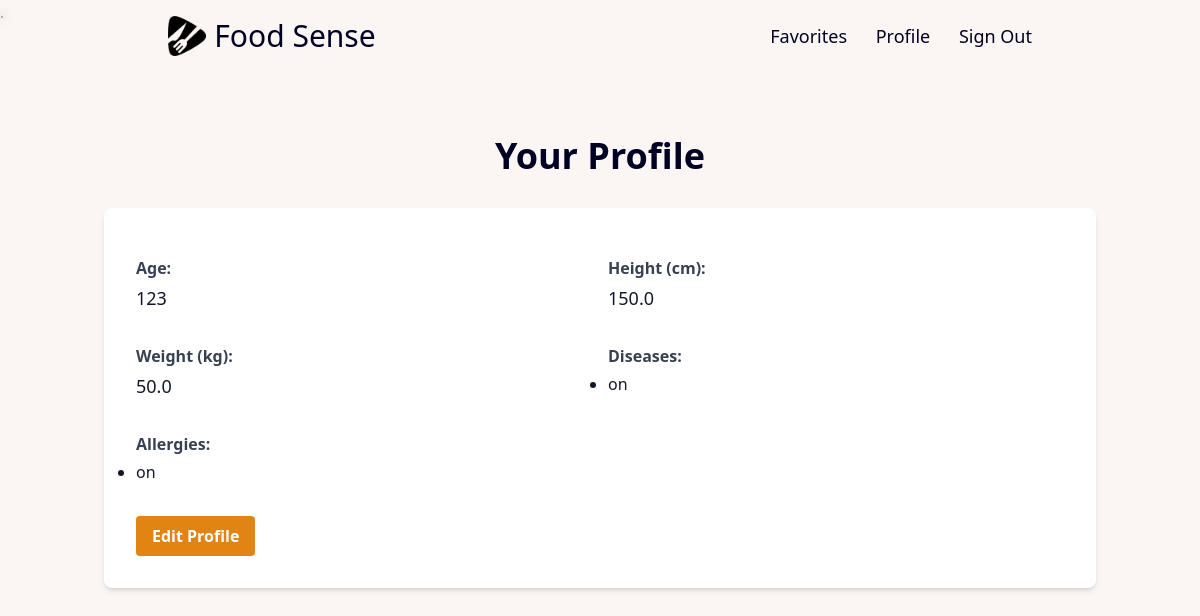
The page /users/profile/ (signed in) on the database its author committed.
### users/models.py (models this page shows, shortened)
class Profile(models.Model):
    user = models.OneToOneField(User, on_delete=models.CASCADE)
    age = models.IntegerField()
    height = models.FloatField()
    weight = models.FloatField()
    diseases = models.JSONField(default=list, blank=True)
    allergies = models.JSONField(default=list, blank=True)
    favorites = models.JSONField(default=list, blank=True)

### users/views.py (the view)
# urls.py: path('profile/', views.profile, name="profile"),
@login_required
def profile(request):
    try:
        userProfile = Profile.objects.get(user=request.user)
        return render(request, 'users/profile.html', {"profile": userProfile})
    except Profile.DoesNotExist:
        return redirect("users:createProfile")

### users/templates/users/profile.html (shortened to what this page needs)
{% extends 'base.html' %}
{% block body %}
<div class="container mx-auto px-4 py-8">
    <h1 class="text-4xl font-bold text-center mb-8 text-[#000022]">Your Profile</h1>
    <div class="bg-white rounded-lg shadow-md p-8">
        <div class="grid grid-cols-1 md:grid-cols-2 gap-4">
            <div class="flex flex-col mb-4">
                <label class="text-gray-700 font-bold mb-1">Age:</label>
                <p class="text-lg font-normal text-gray-900">{{ profile.age }}</p>
            </div>
            <div class="flex flex-col mb-4">
                <label class="text-gray-700 font-bold mb-1">Height (cm):</label>
                <p class="text-lg font-normal text-gray-900">{{ profile.height }}</p>
            </div>
            <div class="flex flex-col mb-4">
                <label class="text-gray-700 font-bold mb-1">Weight (kg):</label>
                <p class="text-lg font-normal text-gray-900">{{ profile.weight }}</p>
            </div>
            <div class="flex flex-col mb-4">
                <label class="text-gray-700 font-bold mb-1">Diseases:</label>
                <ul class="text-gray-900 list-disc">
                    {% if profile.diseases %}
                        {% for disease in profile.diseases %}
                            <li>{{ disease }}</li>
                        {% endfor %}
                    {% else %}
                        <li>No diseases recorded</li>
                    {% endif %}
                </ul>
            </div>
            <div class="flex flex-col mb-4">
                <label class="text-gray-700 font-bold mb-1">Allergies:</label>
                <ul class="text-gray-900 list-disc">
                    {% if profile.allergies %}
                        {% for allergy in profile.allergies %}
                            <li>{{ allergy }}</li>
                        {% endfor %}
                    {% else %}
                        <li>No allergies recorded</li>
                    {% endif %}
                </ul>
            </div>
        </div>
        <a href="{% url 'users:edit_profile' %}" class="mt-4 inline-block bg-[#e28413] hover:bg-[#bc7d30] text-white font-bold py-2 px-4 rounded focus:outline-none focus:shadow-outline">
            Edit Profile
        </a>
    </div>
</div>
{% endblock body %}

### rows shown on the page
Profile: age "123", height "150.0", weight "50.0"

### other values the page prints
{{ disease }} "on"
{{ allergy }} "on"
